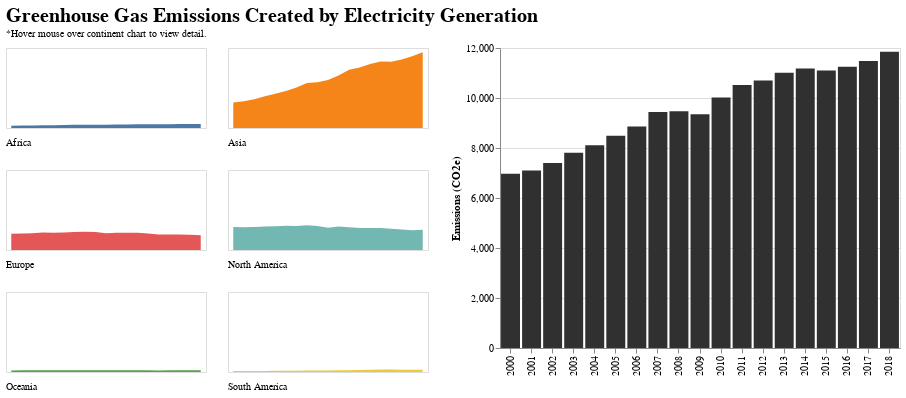

This figure's notebook cell:
### Code cell
selection = alt.selection_multi(fields=['Continent'], on='mouseover')

ghg_facet = alt.Chart(ghg).mark_area(
    opacity=0.7,
).encode(
    x=alt.X('Year:N', title=None, axis=None),
    y=alt.Y('GHGs', title=None, axis=None),
    color=alt.Color('Continent:N', legend=None),
    opacity=alt.condition(selection, alt.value(1), alt.value(0.4)),
    facet=alt.Facet(
        'Continent:N',
        columns=2,
        title=None,
        header=alt.Header(labelOrient='bottom', labelAnchor='start')),
).properties(
    width=200,
    height=80,
).add_selection(selection)

ghg_zoom = alt.Chart(ghg).mark_bar(color='#303030').encode(
    x=alt.X('Year:N', title=None),
    y=alt.Y('sum(GHGs):Q', title='Emissions (CO2e)'),
).properties(
    width=400,
    height=300,
).transform_filter(selection)

alt.concat(ghg_facet, ghg_zoom
).resolve_scale(color='independent',
).properties(title=alt.TitleParams(
    text='Greenhouse Gas Emissions Created by Electricity Generation',
    fontSize=20,
    subtitle='*Hover mouse over continent chart to view detail.',
    subtitleFontSize=10)
)

### Figure 1 — Vega-Lite specification as saved in the notebook (floating-point values rounded to 4 significant figures)
{"config": {"view": {"continuousWidth": 400, "continuousHeight": 300}}, "concat": [{"mark": {"type": "area", "opacity": 0.7}, "encoding": {"color": {"field": "Continent", "legend": null, "type": "nominal"}, "facet": {"columns": 2, "field": "Continent", "header": {"labelAnchor": "start", "labelOrient": "bottom"}, "title": null, "type": "nominal"}, "opacity": {"condition": {"value": 1, "selection": "selector003"}, "value": 0.4}, "x": {"axis": null, "field": "Year", "title": null, "type": "nominal"}, "y": {"axis": null, "field": "GHGs", "title": null, "type": "quantitative"}}, "height": 80, "selection": {"selector003": {"type": "multi", "fields": ["Continent"], "on": "mouseover"}}, "width": 200}, {"mark": {"type": "bar", "color": "#303030"}, "encoding": {"x": {"field": "Year", "title": null, "type": "nominal"}, "y": {"aggregate": "sum", "field": "GHGs", "title": "Emissions (CO2e)", "type": "quantitative"}}, "height": 300, "transform": [{"filter": {"selection": "selector003"}}], "width": 400}], "data": {"name": "data-200e8409a8ba2d290aa23c3f5dcd03de"}, "resolve": {"scale": {"color": "independent"}}, "title": {"text": "Greenhouse Gas Emissions Created by Electricity Generation", "fontSize": 20, "subtitle": "*Hover mouse over continent chart to view detail.", "subtitleFontSize": 10}, "$schema": "https://vega.github.io/schema/vega-lite/v4.17.0.json", "datasets": {"data-200e8409a8ba2d290aa23c3f5dcd03de": [{"Year": 2000, "Continent": "Africa", "GHGs": 236.5}, {"Year": 2001, "Continent": "Africa", "GHGs": 244.2}, {"Year": 2002, "Continent": "Africa", "GHGs": 256.6}, {"Year": 2003, "Continent": "Africa", "GHGs": 273.3}, {"Year": 2004, "Continent": "Africa", "GHGs": 287.4}, {"Year": 2005, "Continent": "Africa", "GHGs": 299.6}, {"Year": 2006, "Continent": "Africa", "GHGs": 313.2}, {"Year": 2007, "Continent": "Africa", "GHGs": 326.6}, {"Year": 2008, "Continent": "Africa", "GHGs": 329.5}, {"Year": 2009, "Continent": "Africa", "GHGs": 327.6}, {"Year": 2010, "Continent": "Africa", "GHGs": 345.9}, {"Year": 2011, "Continent": "Africa", "GHGs": 349.2}, {"Year": 2012, "Continent": "Africa", "GHGs": 362.7}, {"Year": 2013, "Continent": "Africa", "GHGs": 367.7}, {"Year": 2014, "Continent": "Africa", "GHGs": 375.4}, {"Year": 2015, "Continent": "Africa", "GHGs": 387.4}, {"Year": 2016, "Continent": "Africa", "GHGs": 387.7}, {"Year": 2017, "Continent": "Africa", "GHGs": 398.0}, {"Year": 2018, "Continent": "Africa", "GHGs": 402.0}, {"Year": 2000, "Continent": "Asia", "GHGs": 2549.0}, {"Year": 2001, "Continent": "Asia", "GHGs": 2663.0}, {"Year": 2002, "Continent": "Asia", "GHGs": 2884.0}, {"Year": 2003, "Continent": "Asia", "GHGs": 3172.0}, {"Year": 2004, "Continent": "Asia", "GHGs": 3421.0}, {"Year": 2005, "Continent": "Asia", "GHGs": 3707.0}, {"Year": 2006, "Continent": "Asia", "GHGs": 4046.0}, {"Year": 2007, "Continent": "Asia", "GHGs": 4496.0}, {"Year": 2008, "Continent": "Asia", "GHGs": 4582.0}, {"Year": 2009, "Continent": "Asia", "GHGs": 4799.0}, {"Year": 2010, "Continent": "Asia", "GHGs": 5259.0}, {"Year": 2011, "Continent": "Asia", "GHGs": 5825.0}, {"Year": 2012, "Continent": "Asia", "GHGs": 6048.0}, {"Year": 2013, "Continent": "Asia", "GHGs": 6408.0}, {"Year": 2014, "Continent": "Asia", "GHGs": 6662.0}, {"Year": 2015, "Continent": "Asia", "GHGs": 6628.0}, {"Year": 2016, "Continent": "Asia", "GHGs": 6862.0}, {"Year": 2017, "Continent": "Asia", "GHGs": 7185.0}, {"Year": 2018, "Continent": "Asia", "GHGs": 7573.0}, {"Year": 2000, "Continent": "Europe", "GHGs": 1632.0}, {"Year": 2001, "Continent": "Europe", "GHGs": 1643.0}, {"Year": 2002, "Continent": "Europe", "GHGs": 1682.0}, {"Year": 2003, "Continent": "Europe", "GHGs": 1749.0}, {"Year": 2004, "Continent": "Europe", "GHGs": 1737.0}, {"Year": 2005, "Continent": "Europe", "GHGs": 1753.0}, {"Year": 2006, "Continent": "Europe", "GHGs": 1809.0}, {"Year": 2007, "Continent": "Europe", "GHGs": 1833.0}, {"Year": 2008, "Continent": "Europe", "GHGs": 1812.0}, {"Year": 2009, "Continent": "Europe", "GHGs": 1664.0}, {"Year": 2010, "Continent": "Europe", "GHGs": 1716.0}, {"Year": 2011, "Continent": "Europe", "GHGs": 1721.0}, {"Year": 2012, "Continent": "Europe", "GHGs": 1713.0}, {"Year": 2013, "Continent": "Europe", "GHGs": 1638.0}, {"Year": 2014, "Continent": "Europe", "GHGs": 1546.0}, {"Year": 2015, "Continent": "Europe", "GHGs": 1548.0}, {"Year": 2016, "Continent": "Europe", "GHGs": 1544.0}, {"Year": 2017, "Continent": "Europe", "GHGs": 1532.0}, {"Year": 2018, "Continent": "Europe", "GHGs": 1482.0}, {"Year": 2000, "Continent": "North America", "GHGs": 2297.0}, {"Year": 2001, "Continent": "North America", "GHGs": 2278.0}, {"Year": 2002, "Continent": "North America", "GHGs": 2309.0}, {"Year": 2003, "Continent": "North America", "GHGs": 2345.0}, {"Year": 2004, "Continent": "North America", "GHGs": 2374.0}, {"Year": 2005, "Continent": "North America", "GHGs": 2434.0}, {"Year": 2006, "Continent": "North America", "GHGs": 2395.0}, {"Year": 2007, "Continent": "North America", "GHGs": 2470.0}, {"Year": 2008, "Continent": "North America", "GHGs": 2410.0}, {"Year": 2009, "Continent": "North America", "GHGs": 2232.0}, {"Year": 2010, "Continent": "North America", "GHGs": 2345.0}, {"Year": 2011, "Continent": "North America", "GHGs": 2276.0}, {"Year": 2012, "Continent": "North America", "GHGs": 2199.0}, {"Year": 2013, "Continent": "North America", "GHGs": 2200.0}, {"Year": 2014, "Continent": "North America", "GHGs": 2198.0}, {"Year": 2015, "Continent": "North America", "GHGs": 2120.0}, {"Year": 2016, "Continent": "North America", "GHGs": 2052.0}, {"Year": 2017, "Continent": "North America", "GHGs": 1976.0}, {"Year": 2018, "Continent": "North America", "GHGs": 2016.0}, {"Year": 2000, "Continent": "Oceania", "GHGs": 155.7}, {"Year": 2001, "Continent": "Oceania", "GHGs": 166.4}, {"Year": 2002, "Continent": "Oceania", "GHGs": 165.5}, {"Year": 2003, "Continent": "Oceania", "GHGs": 165.4}, {"Year": 2004, "Continent": "Oceania", "GHGs": 172.2}, {"Year": 2005, "Continent": "Oceania", "GHGs": 169.8}, {"Year": 2006, "Continent": "Oceania", "GHGs": 171.1}, {"Year": 2007, "Continent": "Oceania", "GHGs": 176.3}, {"Year": 2008, "Continent": "Oceania", "GHGs": 177.4}, {"Year": 2009, "Continent": "Oceania", "GHGs": 178.2}, {"Year": 2010, "Continent": "Oceania", "GHGs": 177.2}, {"Year": 2011, "Continent": "Oceania", "GHGs": 172.8}, {"Year": 2012, "Continent": "Oceania", "GHGs": 171.1}, {"Year": 2013, "Continent": "Oceania", "GHGs": 163.3}, {"Year": 2014, "Continent": "Oceania", "GHGs": 159.2}, {"Year": 2015, "Continent": "Oceania", "GHGs": 165.1}, {"Year": 2016, "Continent": "Oceania", "GHGs": 165.8}, {"Year": 2017, "Continent": "Oceania", "GHGs": 163.8}, {"Year": 2018, "Continent": "Oceania", "GHGs": 163.2}, {"Year": 2000, "Continent": "South America", "GHGs": 100.2}, {"Year": 2001, "Continent": "South America", "GHGs": 102.8}, {"Year": 2002, "Continent": "South America", "GHGs": 99.95}, {"Year": 2003, "Continent": "South America", "GHGs": 106.0}, {"Year": 2004, "Continent": "South America", "GHGs": 121.2}, {"Year": 2005, "Continent": "South America", "GHGs": 121.2}, {"Year": 2006, "Continent": "South America", "GHGs": 128.2}, {"Year": 2007, "Continent": "South America", "GHGs": 141.3}, {"Year": 2008, "Continent": "South America", "GHGs": 156.9}, {"Year": 2009, "Continent": "South America", "GHGs": 149.7}, {"Year": 2010, "Continent": "South America", "GHGs": 174.9}, {"Year": 2011, "Continent": "South America", "GHGs": 174.6}, {"Year": 2012, "Continent": "South America", "GHGs": 202.2}, {"Year": 2013, "Continent": "South America", "GHGs": 231.1}, {"Year": 2014, "Continent": "South America", "GHGs": 243.7}, {"Year": 2015, "Continent": "South America", "GHGs": 254.3}, {"Year": 2016, "Continent": "South America", "GHGs": 235.1}, {"Year": 2017, "Continent": "South America", "GHGs": 226.7}, {"Year": 2018, "Continent": "South America", "GHGs": 218.0}]}}
